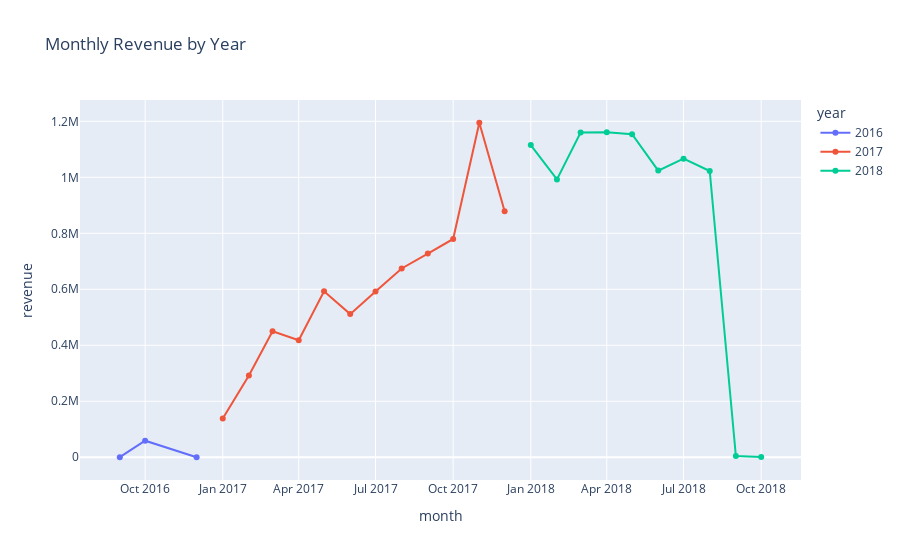

Notebook cell for this chart:
### Markdown cell above
# Monthly Revenue Trend

### Code cell
query='''
SELECT 
    DATE_FORMAT(order_purchase_timestamp, '%Y-%m') AS month,
    ROUND(SUM(p.payment_value), 2) AS revenue
FROM orders o
JOIN payments p ON o.order_id = p.order_id
GROUP BY month
ORDER BY month;


'''

cur.execute(query)
data = cur.fetchall()
df =pd.DataFrame(data,columns=["month","revenue"])
df.head()


#fig = px.line(df, x='month', y='revenue',title='Monthly Revenue Trend')
#fig.update_traces(mode='lines+markers')
#fig.show()

df['year'] = df['month'].str[:4]  # Extract year

fig = px.line(df, x='month', y='revenue', color='year', title='Monthly Revenue by Year')
fig.update_traces(mode='lines+markers')
fig.show()

### Figure 1 — Plotly figure (JSON) as saved in the notebook; plotly's stock layout.template omitted (floating-point values rounded to 4 significant figures)
{"data": [{"hovertemplate": "year=2016<br>month=%{x}<br>revenue=%{y}<extra></extra>", "legendgroup": "2016", "line": {"color": "#636efa", "dash": "solid"}, "marker": {"symbol": "circle"}, "mode": "lines+markers", "name": "2016", "orientation": "v", "showlegend": true, "type": "scatter", "x": ["2016-09", "2016-10", "2016-12"], "xaxis": "x", "y": [252.2, 59090.0, 19.62], "yaxis": "y"}, {"hovertemplate": "year=2017<br>month=%{x}<br>revenue=%{y}<extra></extra>", "legendgroup": "2017", "line": {"color": "#EF553B", "dash": "solid"}, "marker": {"symbol": "circle"}, "mode": "lines+markers", "name": "2017", "orientation": "v", "showlegend": true, "type": "scatter", "x": ["2017-01", "2017-02", "2017-03", "2017-04", "2017-05", "2017-06", "2017-07", "2017-08", "2017-09", "2017-10", "2017-11", "2017-12"], "xaxis": "x", "y": [138500.0, 291900.0, 449900.0, 417800.0, 592900.0, 511300.0, 592400.0, 674400.0, 727800.0, 779700.0, 1195000.0, 878400.0], "yaxis": "y"}, {"hovertemplate": "year=2018<br>month=%{x}<br>revenue=%{y}<extra></extra>", "legendgroup": "2018", "line": {"color": "#00cc96", "dash": "solid"}, "marker": {"symbol": "circle"}, "mode": "lines+markers", "name": "2018", "orientation": "v", "showlegend": true, "type": "scatter", "x": ["2018-01", "2018-02", "2018-03", "2018-04", "2018-05", "2018-06", "2018-07", "2018-08", "2018-09", "2018-10"], "xaxis": "x", "y": [1115000.0, 992500.0, 1160000.0, 1161000.0, 1154000.0, 1024000.0, 1067000.0, 1022000.0, 4440.0, 589.7], "yaxis": "y"}], "layout": {"autosize": true, "legend": {"title": {"text": "year"}, "tracegroupgap": 0}, "title": {"text": "Monthly Revenue by Year"}, "xaxis": {"anchor": "y", "autorange": true, "domain": [0, 1], "range": ["2016-07-16 21:44:03.8738", "2018-11-16 02:15:56.1262"], "title": {"text": "month"}, "type": "date"}, "yaxis": {"anchor": "x", "autorange": true, "domain": [0, 1], "range": [-98590.0, 1293000.0], "title": {"text": "revenue"}, "type": "linear"}}}
